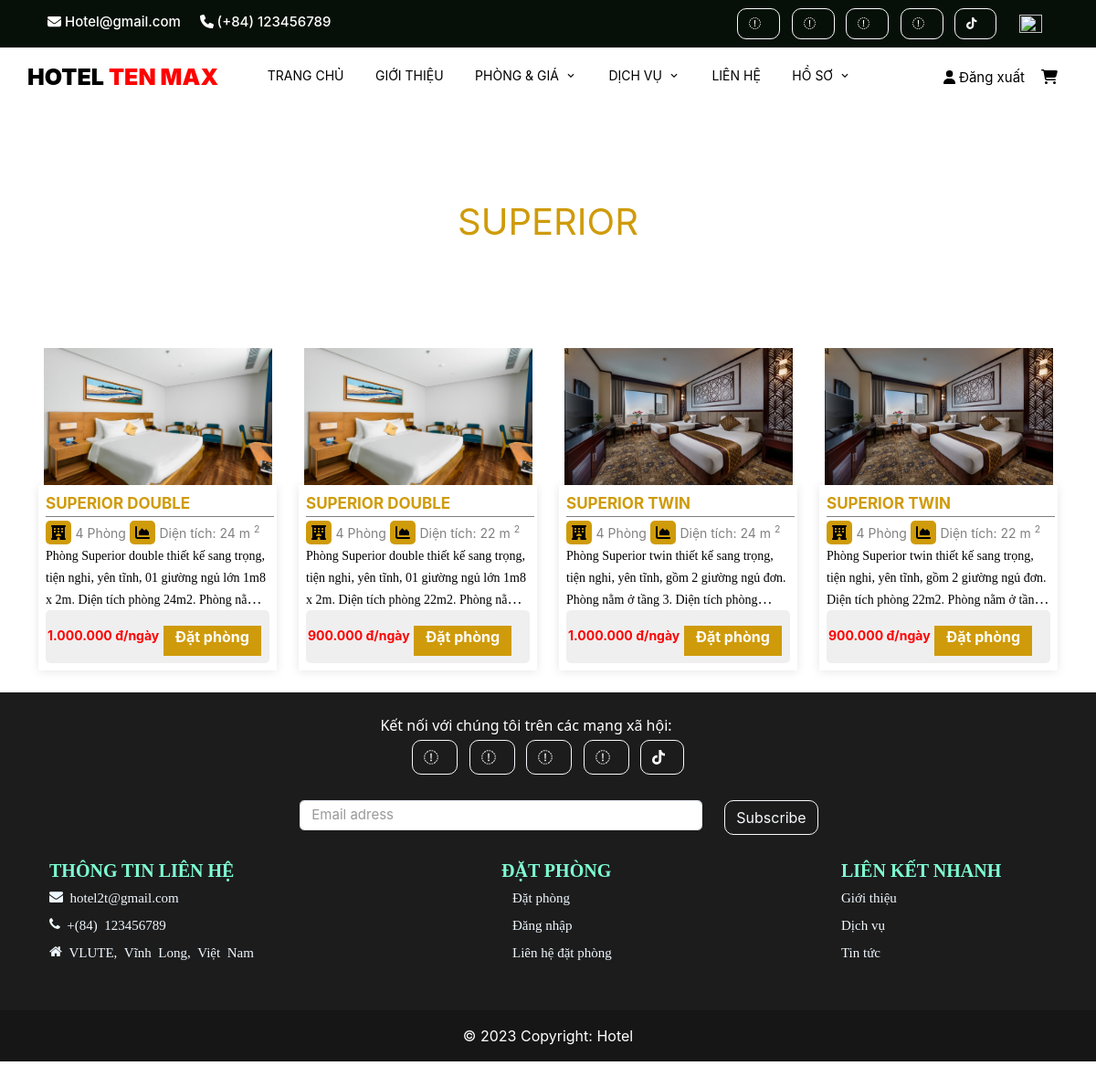
Screenshot of /views/front/superior.tpl.php (signed in) with the database file from the repository.
### tables this page shows
CREATE TABLE `phong` (
  `id_phong` int(10) NOT NULL,
  `id_chitietloaiphong` int(10) NOT NULL,
  `TongSoPhong` int(10) NOT NULL,
  `TieuDe` varchar(100) NOT NULL,
  `MoTa` varchar(10000) NOT NULL,
  `SucChua` int(10) NOT NULL,
  `DienTich` varchar(10) NOT NULL,
  `Gia` varchar(10) NOT NULL,
  `Anh1` varchar(100) NOT NULL,
  `Anh2` varchar(100) NOT NULL,
  `Anh3` varchar(100) NOT NULL,
  `Anh4` varchar(100) NOT NULL,
  `Anh5` varchar(100) NOT NULL,
  `id_trangthai` int(10) NOT NULL,
  `Capnhatgannhat` timestamp NOT NULL DEFAULT current_timestamp() ON UPDATE current_timestamp()
);

### models/superior.php (called while the page is built)
<?php
    $conn = mysqli_connect('localhost', 'root', '', 'khachsan');
    $phong = "SELECT p.*, ctlp.*
    FROM phong p, chitietloaiphong ctlp where p.id_chitietloaiphong = ctlp.id_chitietloaiphong && ctlp.id_loaiphong = 1
    order by id_phong asc";
    $query = mysqli_query($conn, $phong);
?>

### views/front/superior.tpl.php (the view, shortened to what this page needs)
<!doctype html>
<html lang="en">
  <head>
    <link href="https://cdn.jsdelivr.net/npm/bootstrap@5.0.1/dist/css/bootstrap.min.css" rel="stylesheet">
    <link rel="stylesheet" href="../../templates/front/fonts/icomoon/style.css">
    <link rel="stylesheet" href="../../templates/front/css/css/owl.carousel.min.css">
    <link rel="stylesheet" href="../../templates/front/css/bootstrap.min.css">
    <link rel="stylesheet" href="../../templates/front/css/style.css">
    <link rel="stylesheet" href="../../templates/front/css/css/bootstrap.min.css">
    <link rel="stylesheet" href="../../templates/front/css/css/style.css">
    <link rel="stylesheet" href="../../templates/front/css/login.css">
    <link rel="stylesheet" href="../../templates/front/css/app.css">
    <link rel="stylesheet" href="../../templates/front/css/reset.css">
    <link rel="stylesheet" href="../../templates/front/css/css.css">
    <link rel="stylesheet" href="../../templates/front/css/pricerange.css">
    <link rel="stylesheet" href="https://cdnjs.cloudflare.com/ajax/libs/font-awesome/5.15.4/css/all.min.css">
    <link rel="stylesheet" href="../../templates/front/css/tabunderline.css">
    <link rel="stylesheet" href="../../templates/front/css/css_tab/demo.css">
    <link rel="stylesheet" type="text/css" href="../../templates/front/css/css_tab/style.css" />
    <link rel="stylesheet" href="https://cdnjs.cloudflare.com/ajax/libs/font-awesome/4.7.0/css/font-awesome.min.css">
    </head>
  <body>
 <div>
        <?php include("header.tpl.php");?>
 </div>
        <div class="full-row">
        </div>
            <div class="container">
                <div class="row">
                    <div class="td">
                    SUPERIOR
                    </div>
                    <div class="full-row">
        </div>
                    <div class="tab-content mt-2" id="pills-tabContent">
                            <div class="tab-pane fade show active" id="pills-home" role="tabpanel" aria-labelledby="pills-home">
                                <div class="row">
									<?php
                                        include("../../models/superior.php");
										while($row=mysqli_fetch_array($query))
										{
									?>
                                    <div class="col-md-3 col-lg-3">
                                        <div class="featured-thumb hover-zoomer mb-4">
                                        <form action="datphong.tpl.php" method="POST" enctype="multipart/form-data">
                                            <div class="overlay-black overflow-hidden position-relative">
                                                <img src="../../templates/front/images/<?= $row['Anh1']; ?>" alt="" class="anh_phong">
                                            </div>
                                            <div class="featured-thumb-data shadow-one">
                                            <a href="chitietphong.tpl.php?id_phong=<?php echo $row["id_phong"]?>">
                                                <div class="p-2">
                                                    <div class="tieude" >
                                                        <span style="font-size:17px; color: #cf9b0a; font-weight:10px;"><b><?php echo $row["TieuDe"]?></b></span>
                                                    </div>
                                                    <div class="horizontal-line"></div>
                                                    <div>
                                                        <button type="button" class="button_p">
                                                            <span class="fa fa-hotel">
                                                            </span>
                                                        </button>
                                                        <span style="font-size:14px; color: gray;"><?php echo $row["TongSoPhong"]?></b> Phòng </span>
                                                        <button type="button" class="button_p">
                                                            <span class="fa fa-chart-area">
                                                            </span>
                                                        </button>
                                                        <span style="font-size:14px; color: gray;">Diện tích: <?php echo $row["DienTich"]?> m<sup>2</sup></span>
                                                    </div>
                                                    <div class="mota" >
                                                        <span style="font-size:14px; color: black;"><?php echo $row["MoTa"]?></span>
                                                    </div>
                                                    <div class="gia">
                                                        <span style="color:red;font-size: 14px;"><b><?php echo$row['Gia'];?> đ/ngày</b></span>
                                                        <a href="datphong.tpl.php?id_phong=<?php echo $row["0"]?>">
                                                            <span style="padding-top:50px;">
                                                                <span style="background-color:#cf9b0a; width: 100px; height: 35px; padding-bottom:13px;">
                                                                <button type="button" class="btn"><span style="font-size:16px; color: white;"><b>Đặt phòng</b></span></button>
                                                                </span>
                                                            </span>
                                                        </a>
                                                    </div>
                                                </div>
                                                </a>
                                            </div>
                                            </form>
                                        </div>
                                    </div>
									<?php } ?>
                                </div>
                            </div>
                        </div>
            </div>
            </div>
      <?php include("footer.tpl.php");?>
    </body>
</html>

### rows the page displays
phong: Anh1 (picture), TieuDe "SUPERIOR DOUBLE", TongSoPhong "4", DienTich "24", MoTa "Phòng Superior double thiết kế sang trọng, tiện nghi, yên tĩnh, 01 giường ngủ lớn 1m8 x 2m. Diện tích phòng 24m2. Phòng…", Gia "1.000.000"
phong: Anh1 (picture), TieuDe "SUPERIOR DOUBLE", TongSoPhong "4", DienTich "22", MoTa "Phòng Superior double thiết kế sang trọng, tiện nghi, yên tĩnh, 01 giường ngủ lớn 1m8 x 2m. Diện tích phòng 22m2. Phòng nằm…", Gia "900.000"
phong: Anh1 (picture), TieuDe "SUPERIOR TWIN", TongSoPhong "4", DienTich "24", MoTa "Phòng Superior twin thiết kế sang trọng, tiện nghi, yên tĩnh, gồm 2 giường ngủ đơn. Phòng nằm ở tầng 3. Diện tích…", Gia "1.000.000"
phong: Anh1 (picture), TieuDe "SUPERIOR TWIN", TongSoPhong "4", DienTich "22", MoTa "Phòng Superior twin thiết kế sang trọng, tiện nghi, yên tĩnh, gồm 2 giường ngủ đơn. Diện tích phòng 22m2. Phòng nằm ở…", Gia "900.000"
